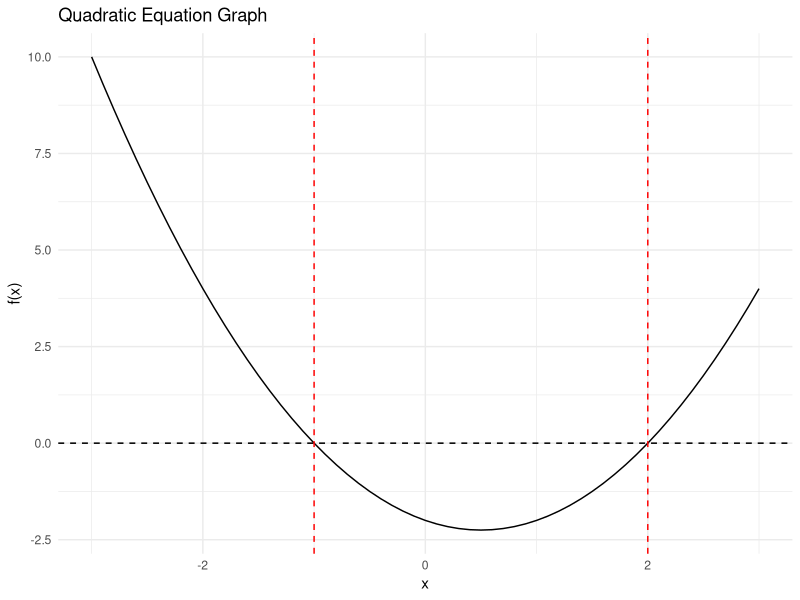
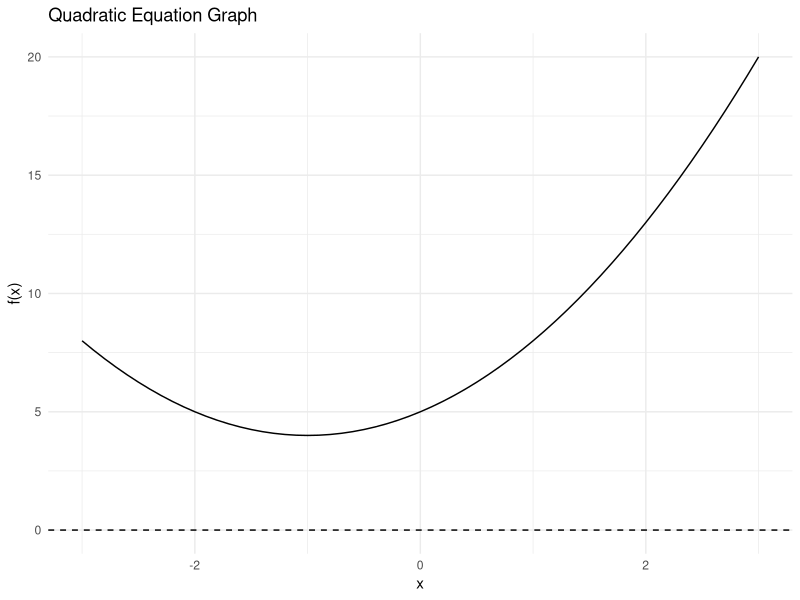
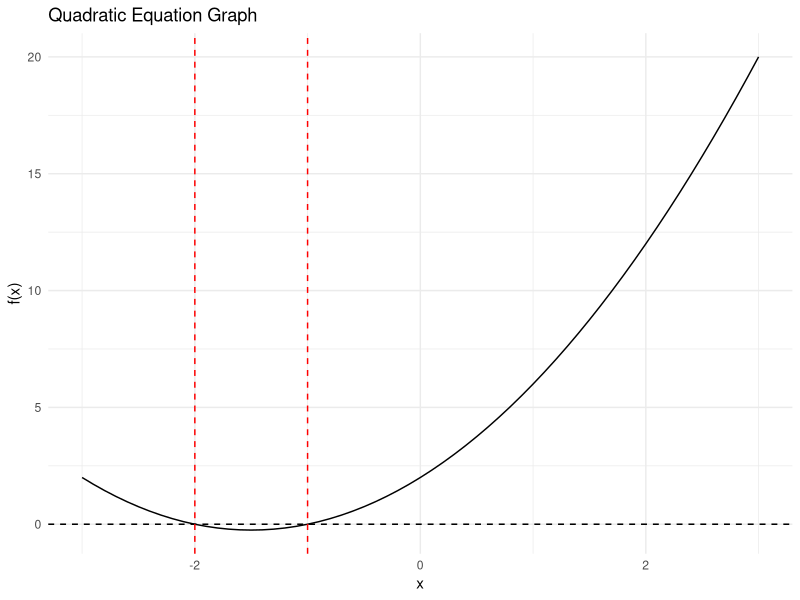
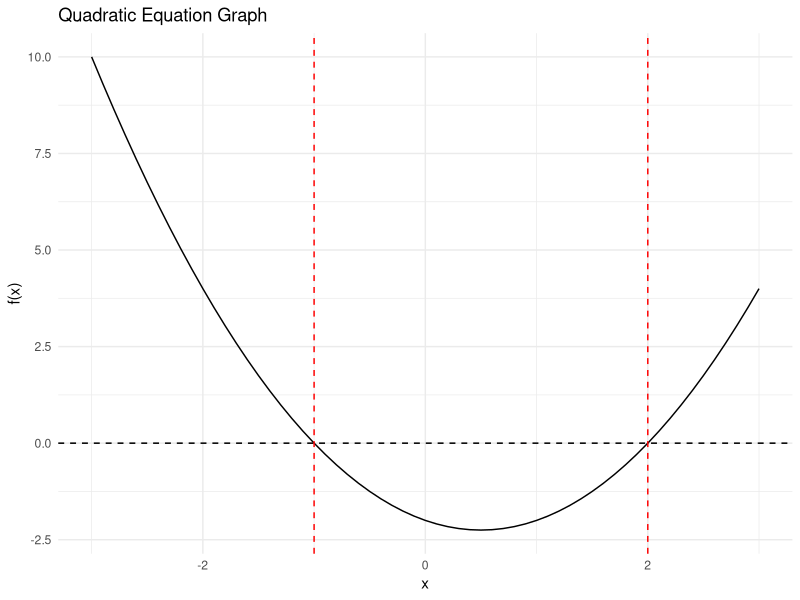

Source code (R) for these figures, in order:
## ---- chunk 1
# Define the quadratic equation solver function
quadratic_solver <- function(a, b, c) {
  discriminant <- b^2 - 4*a*c
  
  if (discriminant < 0) {
    return(NULL)  # No real solutions for complex roots
  } else {
    root1 <- (-b + sqrt(discriminant)) / (2*a)
    root2 <- (-b - sqrt(discriminant)) / (2*a)
    return(c(root1, root2))
  }
}

# Set the values for the first set of coefficients
a <- 1
b <- -1
c <- -2

# Solve the quadratic equation
solutions <- quadratic_solver(a, b, c)
cat("Solutions for the first set of coefficients:", solutions, "\n")
## ---- chunk 2
# Plot the graph for the first set of coefficients
library(ggplot2)

x_values <- seq(-3, 3, 0.1)
y_values <- a * x_values^2 + b * x_values + c

df <- data.frame(x = x_values, y = y_values)

ggplot(df, aes(x, y)) +
  geom_line() +
  geom_hline(yintercept = 0, linetype = "dashed") +
  geom_vline(xintercept = solutions, linetype = "dashed", color = "red") +
  labs(title = "Quadratic Equation Graph",
       x = "x",
       y = "f(x)") +
  theme_minimal()

# Save the graph as a PDF
ggsave("quadratic_graph_1.pdf")


## ---- chunk 3
# Set the values for the first set of coefficients
a <- 1
b <- 2
c <- 5

# Solve the quadratic equation
solutions <- quadratic_solver(a, b, c)
cat("Solutions for the first set of coefficients:", solutions, "\n")

# Plot the graph for the first set of coefficients
library(ggplot2)

x_values <- seq(-3, 3, 0.1)
y_values <- a * x_values^2 + b * x_values + c

df <- data.frame(x = x_values, y = y_values)

ggplot(df, aes(x, y)) +
  geom_line() +
  geom_hline(yintercept = 0, linetype = "dashed") +
  geom_vline(xintercept = solutions, linetype = "dashed", color = "red") +
  labs(title = "Quadratic Equation Graph",
       x = "x",
       y = "f(x)") +
  theme_minimal()
## ---- chunk 4
# Set the values for the first set of coefficients
a <- 1
b <- 3
c <- 2

# Solve the quadratic equation
solutions <- quadratic_solver(a, b, c)
cat("Solutions for the first set of coefficients:", solutions, "\n")

# Plot the graph for the first set of coefficients
library(ggplot2)

x_values <- seq(-3, 3, 0.1)
y_values <- a * x_values^2 + b * x_values + c

df <- data.frame(x = x_values, y = y_values)

ggplot(df, aes(x, y)) +
  geom_line() +
  geom_hline(yintercept = 0, linetype = "dashed") +
  geom_vline(xintercept = solutions, linetype = "dashed", color = "red") +
  labs(title = "Quadratic Equation Graph",
       x = "x",
       y = "f(x)") +
  theme_minimal()
